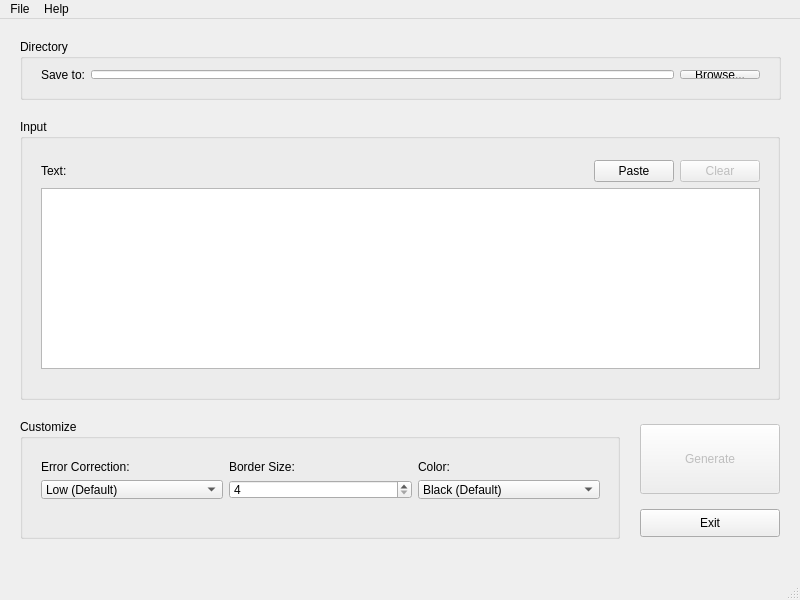
<?xml version="1.0" encoding="UTF-8"?>
<ui version="4.0">
 <class>QRplusplusClass</class>
 <widget class="QMainWindow" name="QRplusplusClass">
  <property name="geometry">
   <rect>
    <x>0</x>
    <y>0</y>
    <width>800</width>
    <height>600</height>
   </rect>
  </property>
  <property name="sizePolicy">
   <sizepolicy hsizetype="Fixed" vsizetype="Fixed">
    <horstretch>0</horstretch>
    <verstretch>0</verstretch>
   </sizepolicy>
  </property>
  <property name="minimumSize">
   <size>
    <width>800</width>
    <height>600</height>
   </size>
  </property>
  <property name="maximumSize">
   <size>
    <width>800</width>
    <height>600</height>
   </size>
  </property>
  <property name="windowTitle">
   <string>QR++ : QR Code Generator</string>
  </property>
  <property name="windowIcon">
   <iconset resource="qrplusplus.qrc">
    <normaloff>:/icons/QRplusplus_icon.ico</normaloff>:/icons/QRplusplus_icon.ico</iconset>
  </property>
  <widget class="QWidget" name="centralWidget">
   <widget class="QGroupBox" name="groupInput">
    <property name="geometry">
     <rect>
      <x>20</x>
      <y>100</y>
      <width>760</width>
      <height>281</height>
     </rect>
    </property>
    <property name="maximumSize">
     <size>
      <width>760</width>
      <height>360</height>
     </size>
    </property>
    <property name="title">
     <string>Input</string>
    </property>
    <widget class="QWidget" name="verticalLayoutWidget">
     <property name="geometry">
      <rect>
       <x>10</x>
       <y>30</y>
       <width>741</width>
       <height>231</height>
      </rect>
     </property>
     <layout class="QVBoxLayout" name="inputLayout">
      <item>
       <layout class="QHBoxLayout" name="textLayout">
        <item>
         <widget class="QLabel" name="label_text">
          <property name="text">
           <string>Text:</string>
          </property>
          <property name="buddy">
           <cstring>userTextInput</cstring>
          </property>
         </widget>
        </item>
        <item>
         <spacer name="horizontalSpacer">
          <property name="orientation">
           <enum>Qt::Horizontal</enum>
          </property>
          <property name="sizeHint" stdset="0">
           <size>
            <width>40</width>
            <height>20</height>
           </size>
          </property>
         </spacer>
        </item>
        <item>
         <widget class="QPushButton" name="pasteButton">
          <property name="text">
           <string>Paste</string>
          </property>
         </widget>
        </item>
        <item>
         <widget class="QPushButton" name="clearButton">
          <property name="enabled">
           <bool>false</bool>
          </property>
          <property name="text">
           <string>Clear</string>
          </property>
         </widget>
        </item>
       </layout>
      </item>
      <item>
       <widget class="QPlainTextEdit" name="userTextInput">
        <property name="plainText">
         <string/>
        </property>
        <property name="placeholderText">
         <string>Enter your text to be put into the QR Code...</string>
        </property>
       </widget>
      </item>
     </layout>
    </widget>
   </widget>
   <widget class="QGroupBox" name="groupCustomize">
    <property name="geometry">
     <rect>
      <x>20</x>
      <y>400</y>
      <width>600</width>
      <height>120</height>
     </rect>
    </property>
    <property name="title">
     <string>Customize</string>
    </property>
    <widget class="QWidget" name="gridLayoutWidget">
     <property name="geometry">
      <rect>
       <x>10</x>
       <y>30</y>
       <width>581</width>
       <height>61</height>
      </rect>
     </property>
     <layout class="QGridLayout" name="customizeLayout">
      <item row="3" column="2">
       <widget class="QComboBox" name="comboBox_color">
        <item>
         <property name="text">
          <string>Black (Default)</string>
         </property>
        </item>
        <item>
         <property name="text">
          <string>Red</string>
         </property>
        </item>
        <item>
         <property name="text">
          <string>Pink</string>
         </property>
        </item>
        <item>
         <property name="text">
          <string>Purple</string>
         </property>
        </item>
        <item>
         <property name="text">
          <string>Deep Purple</string>
         </property>
        </item>
        <item>
         <property name="text">
          <string>Indigo</string>
         </property>
        </item>
        <item>
         <property name="text">
          <string>Blue</string>
         </property>
        </item>
        <item>
         <property name="text">
          <string>Cyan</string>
         </property>
        </item>
        <item>
         <property name="text">
          <string>Teal</string>
         </property>
        </item>
        <item>
         <property name="text">
          <string>Green</string>
         </property>
        </item>
        <item>
         <property name="text">
          <string>Orange</string>
         </property>
        </item>
        <item>
         <property name="text">
          <string>Deep Orange</string>
         </property>
        </item>
        <item>
         <property name="text">
          <string>Brown</string>
         </property>
        </item>
        <item>
         <property name="text">
          <string>Grey</string>
         </property>
        </item>
       </widget>
      </item>
      <item row="1" column="0">
       <widget class="QLabel" name="label_errorCor">
        <property name="text">
         <string>Error Correction:</string>
        </property>
        <property name="buddy">
         <cstring>comboBox_errorlvl</cstring>
        </property>
       </widget>
      </item>
      <item row="3" column="0">
       <widget class="QComboBox" name="comboBox_errorlvl">
        <item>
         <property name="text">
          <string>Low (Default)</string>
         </property>
        </item>
       </widget>
      </item>
      <item row="3" column="1">
       <widget class="QSpinBox" name="spinBox_borderSize">
        <property name="minimum">
         <number>4</number>
        </property>
        <property name="maximum">
         <number>40</number>
        </property>
        <property name="value">
         <number>4</number>
        </property>
       </widget>
      </item>
      <item row="1" column="2">
       <widget class="QLabel" name="label_color">
        <property name="text">
         <string>Color:</string>
        </property>
        <property name="buddy">
         <cstring>comboBox_color</cstring>
        </property>
       </widget>
      </item>
      <item row="1" column="1">
       <widget class="QLabel" name="label_borderSize">
        <property name="text">
         <string>Border Size:</string>
        </property>
        <property name="buddy">
         <cstring>spinBox_borderSize</cstring>
        </property>
       </widget>
      </item>
     </layout>
    </widget>
   </widget>
   <widget class="QPushButton" name="generateButton">
    <property name="enabled">
     <bool>false</bool>
    </property>
    <property name="geometry">
     <rect>
      <x>640</x>
      <y>405</y>
      <width>140</width>
      <height>70</height>
     </rect>
    </property>
    <property name="font">
     <font>
      <weight>50</weight>
      <bold>false</bold>
     </font>
    </property>
    <property name="toolTip">
     <string>Generate Button</string>
    </property>
    <property name="whatsThis">
     <string/>
    </property>
    <property name="text">
     <string>Generate</string>
    </property>
   </widget>
   <widget class="QPushButton" name="exitButton">
    <property name="geometry">
     <rect>
      <x>640</x>
      <y>490</y>
      <width>140</width>
      <height>28</height>
     </rect>
    </property>
    <property name="text">
     <string>Exit</string>
    </property>
   </widget>
   <widget class="QGroupBox" name="groupDirectory">
    <property name="geometry">
     <rect>
      <x>20</x>
      <y>20</y>
      <width>761</width>
      <height>61</height>
     </rect>
    </property>
    <property name="title">
     <string>Directory</string>
    </property>
    <widget class="QWidget" name="horizontalLayoutWidget">
     <property name="geometry">
      <rect>
       <x>10</x>
       <y>20</y>
       <width>741</width>
       <height>31</height>
      </rect>
     </property>
     <layout class="QHBoxLayout" name="directoryLayout">
      <item>
       <widget class="QLabel" name="label_saveto">
        <property name="text">
         <string>Save to:</string>
        </property>
       </widget>
      </item>
      <item>
       <widget class="QLineEdit" name="lineEdit_fileDirectory"/>
      </item>
      <item>
       <widget class="QPushButton" name="browseButton">
        <property name="text">
         <string>Browse...</string>
        </property>
       </widget>
      </item>
     </layout>
    </widget>
   </widget>
  </widget>
  <widget class="QMenuBar" name="menuBar">
   <property name="geometry">
    <rect>
     <x>0</x>
     <y>0</y>
     <width>800</width>
     <height>22</height>
    </rect>
   </property>
   <widget class="QMenu" name="menuFile">
    <property name="title">
     <string>File</string>
    </property>
    <addaction name="actionBrowse"/>
    <addaction name="actionOpen"/>
    <addaction name="separator"/>
    <addaction name="actionExit"/>
   </widget>
   <widget class="QMenu" name="menuAbout">
    <property name="title">
     <string>Help</string>
    </property>
    <addaction name="actionWebsite"/>
    <addaction name="actionGithub"/>
    <addaction name="separator"/>
    <addaction name="actionAbout_Qt"/>
    <addaction name="actionAbout_Nayuki"/>
    <addaction name="actionAbout"/>
   </widget>
   <addaction name="menuFile"/>
   <addaction name="menuAbout"/>
  </widget>
  <widget class="QStatusBar" name="statusBar"/>
  <action name="actionGenerate">
   <property name="enabled">
    <bool>false</bool>
   </property>
   <property name="text">
    <string>Generate</string>
   </property>
  </action>
  <action name="actionExit">
   <property name="text">
    <string>Exit</string>
   </property>
  </action>
  <action name="actionAbout">
   <property name="text">
    <string>About QR++</string>
   </property>
  </action>
  <action name="actionOpen">
   <property name="text">
    <string>Open</string>
   </property>
  </action>
  <action name="actionWebsite">
   <property name="enabled">
    <bool>false</bool>
   </property>
   <property name="text">
    <string>Website (Coming Soon)</string>
   </property>
  </action>
  <action name="actionGithub">
   <property name="text">
    <string>Github</string>
   </property>
  </action>
  <action name="actionBrowse">
   <property name="text">
    <string>Browse...</string>
   </property>
  </action>
  <action name="actionGenerate_2">
   <property name="text">
    <string>Generate</string>
   </property>
  </action>
  <action name="actionAbout_Qt">
   <property name="text">
    <string>About Qt</string>
   </property>
  </action>
  <action name="actionAbout_Nayuki">
   <property name="text">
    <string>About QRcodegen</string>
   </property>
  </action>
 </widget>
 <layoutdefault spacing="6" margin="11"/>
 <resources>
  <include location="qrplusplus.qrc"/>
 </resources>
 <connections>
  <connection>
   <sender>clearButton</sender>
   <signal>clicked()</signal>
   <receiver>userTextInput</receiver>
   <slot>clear()</slot>
   <hints>
    <hint type="sourcelabel">
     <x>768</x>
     <y>175</y>
    </hint>
    <hint type="destinationlabel">
     <x>706</x>
     <y>274</y>
    </hint>
   </hints>
  </connection>
  <connection>
   <sender>pasteButton</sender>
   <signal>clicked()</signal>
   <receiver>userTextInput</receiver>
   <slot>paste()</slot>
   <hints>
    <hint type="sourcelabel">
     <x>687</x>
     <y>175</y>
    </hint>
    <hint type="destinationlabel">
     <x>634</x>
     <y>271</y>
    </hint>
   </hints>
  </connection>
 </connections>
</ui>
